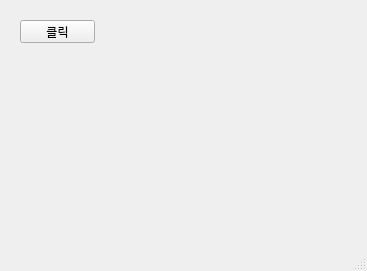
<?xml version="1.0" encoding="UTF-8"?>
<ui version="4.0">
 <class>MainWindow</class>
 <widget class="QMainWindow" name="MainWindow">
  <property name="geometry">
   <rect>
    <x>0</x>
    <y>0</y>
    <width>367</width>
    <height>271</height>
   </rect>
  </property>
  <property name="windowTitle">
   <string>MainWindow</string>
  </property>
  <widget class="QWidget" name="centralwidget">
   <widget class="QPushButton" name="pushButton">
    <property name="geometry">
     <rect>
      <x>20</x>
      <y>20</y>
      <width>75</width>
      <height>23</height>
     </rect>
    </property>
    <property name="text">
     <string>클릭</string>
    </property>
   </widget>
  </widget>
  <widget class="QMenuBar" name="menubar">
   <property name="geometry">
    <rect>
     <x>0</x>
     <y>0</y>
     <width>367</width>
     <height>21</height>
    </rect>
   </property>
  </widget>
  <widget class="QStatusBar" name="statusbar"/>
 </widget>
 <resources/>
 <connections/>
</ui>
